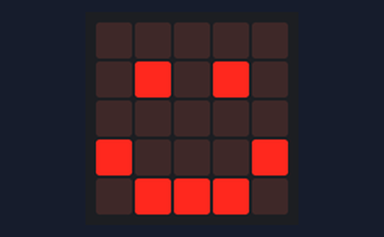
Bench run of a program on a simulated BBC micro:bit running MicroPython. Parts: the board's 5×5 LED display.

Above: at 0.1 s.
At 1.1 s:
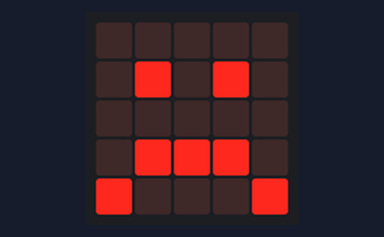

Measured:
- what the display in image 1 shows lasts 1.0 s, from 1.0 s to 2.0 s

The program:

main.py
```python
# 2 - Happy Sad

# Remember we will always need this at the start of every file
from microbit import *

# While loops are a way of repeating code while a condition is met. True is always True so this code will loop forever.

# Notice that the code we want to loop is indented. This indentation is how python knows what we want in the while loop.

while True:
	display.show(Image.HAPPY) # show a happy image on the display
	sleep(1000) # wait for a second
	display.show(Image.SAD) # show a sad image on the display
	sleep(1000) # wait for a second

# When we use 'Image.HAPPY' or 'Image.SAD' we are using a pre-defined image thats part of the microbit Image module.
```
